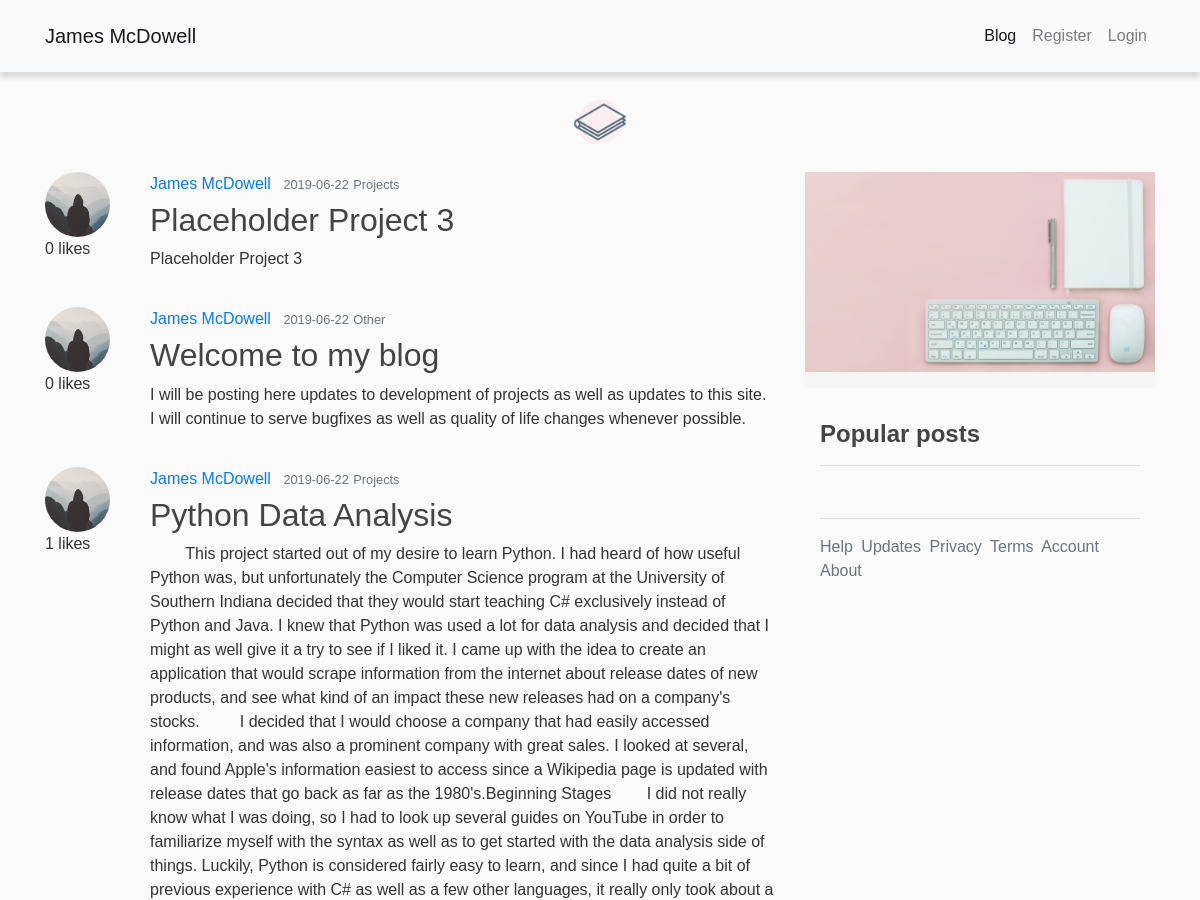
Before: /blog/recent (upper part) with the older database file.
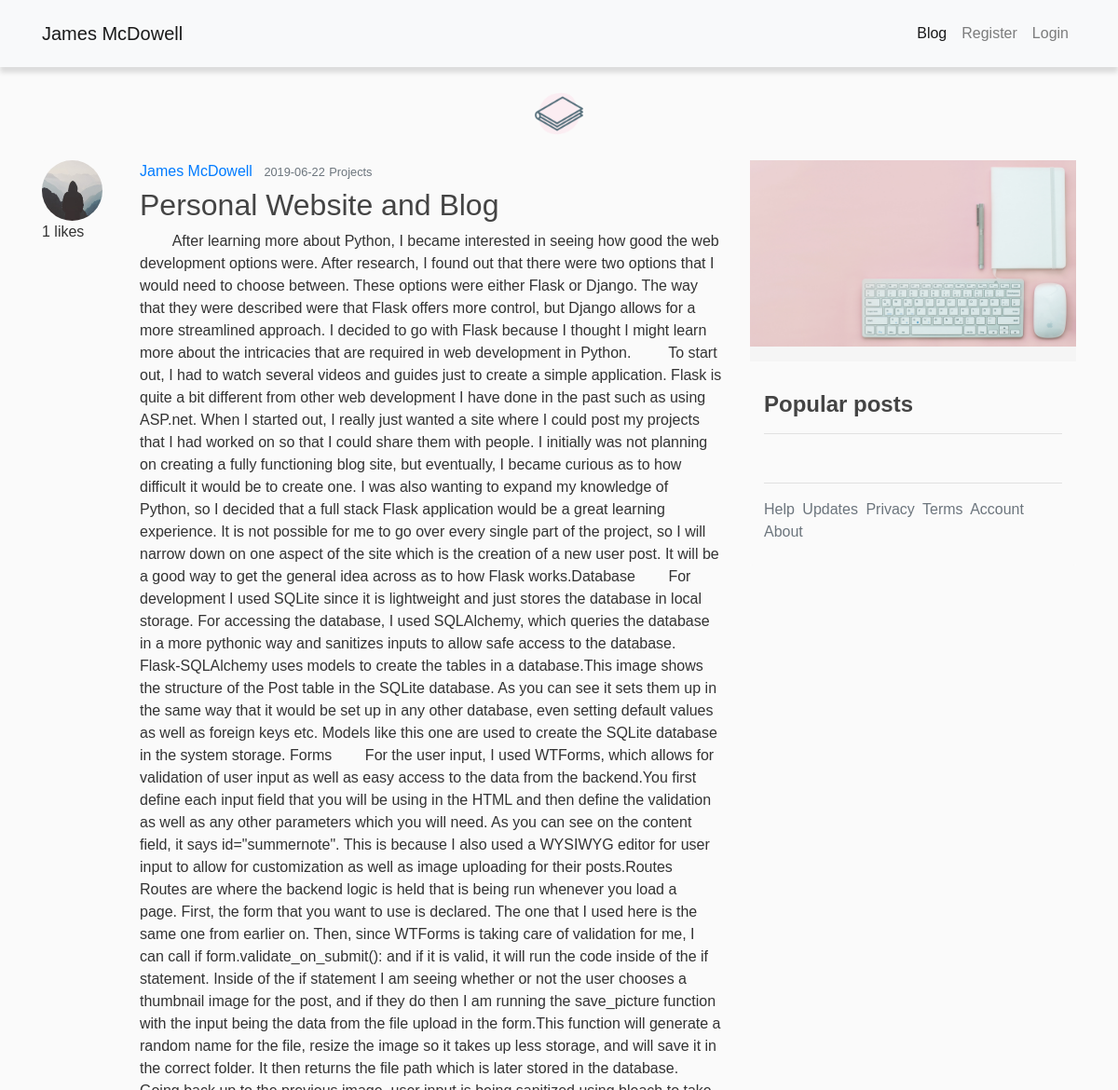
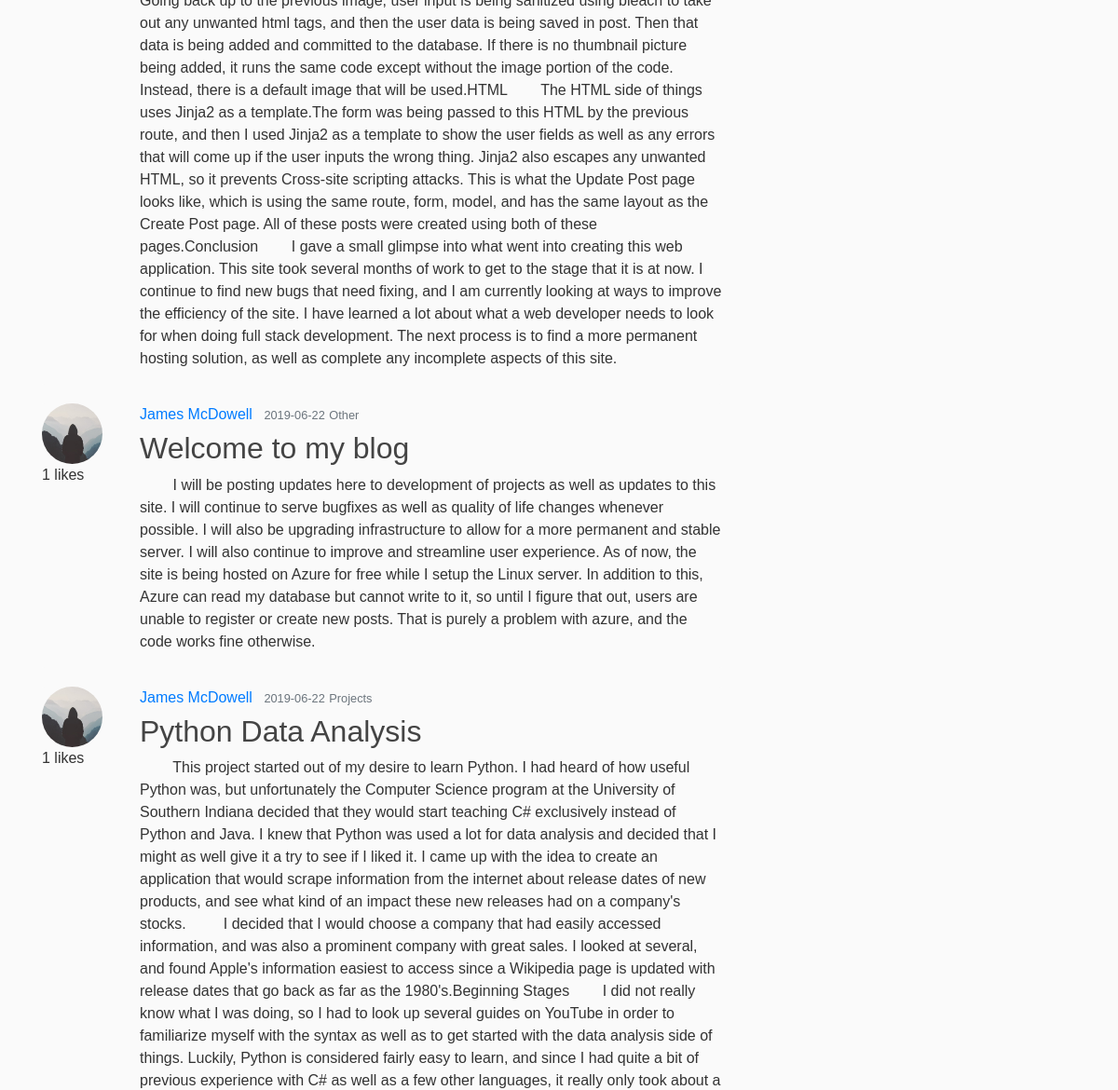
After: the same page with the newer database file (2 pictures, top to bottom).
### flaskblog/models.py (models this page shows, shortened)
class Post(db.Model):
    id = db.Column(db.Integer, primary_key=True)
    title = db.Column(db.String(100), nullable=False)
    date_posted = db.Column(db.DateTime, nullable=False, default=datetime.utcnow)
    content = db.Column(db.Text, nullable=False)
    image_file = db.Column(db.String(20), nullable=False, default='default.jpg')
    user_id = db.Column(db.Integer, db.ForeignKey('user.id'), nullable=False)
    likes = db.relationship('PostLike', backref='post', lazy='dynamic')
    cat_id = db.Column(db.Integer, db.ForeignKey('cat.id'), nullable=False)

class User(UserMixin, db.Model):
    id = db.Column(db.Integer, primary_key=True)
    username = db.Column(db.String(20), unique=True, nullable=False)
    email = db.Column(db.String(120), unique=True, nullable=False)
    image_file = db.Column(db.String(20), nullable=False, default='default.jpg')
    password = db.Column(db.String(60), nullable=False)
    posts = db.relationship('Post', backref='author', lazy=True)
    liked = db.relationship(
        'PostLike',
        foreign_keys='PostLike.user_id',
        backref='user', lazy='dynamic')

class Cat(db.Model):
    id = db.Column(db.Integer, primary_key=True)
    title = db.Column(db.String(30), nullable=False)
    posts = db.relationship('Post', backref='categ', lazy=True)
    category_image = db.Column(db.String(20), nullable=False, default='other.jpg')

### flaskblog/main/routes.py (the view)
@main.route('/blog/recent')
def blogs():
    page = request.args.get('page', 1, type=int)
    posts = Post.query.order_by(Post.date_posted.desc()).paginate(page=page, per_page=5)
    return render_template('blogs.html', posts=posts)

### flaskblog/templates/blogs.html (shortened to what this page needs)
{% extends "layout.html" %}
{% block content %}
    {% for post in posts.items %}
        <article class="media content-section">
          <ul class="list-unstyled mr-4">
            <li>
                <a href="{{ url_for('users.user_profile', username=post.author.username) }}"><img class="rounded-circle article-img" src="{{ url_for('static', filename='profile_pics/' + post.author.image_file) }}"></a>
            </li>
            <li>
                {% if current_user.is_authenticated %}
                    {% if current_user.has_liked_post(post) %}
                        <a href="{{ url_for('posts.like_action', post_id=post.id, action='unlike') }}">Unlike</a>
                      {% else %}
                        <a href="{{ url_for('posts.like_action', post_id=post.id, action='like') }}">Like</a>
                      {% endif %}
                    {{ post.likes.count() }} likes
                {% else %}
                    {{ post.likes.count() }} likes
                {% endif %}
            </li>
          </ul>
          <div class="media-body">
            <div class="article-metadata">
              <a class="mr-2" href="{{ url_for('users.user_posts', username=post.author.username) }}">{{ post.author.username }}</a>
              <small class="text-muted">{{ post.date_posted.strftime('%Y-%m-%d') }}</small>
              <small class="text-muted">{{ post.categ.title }}</small>
            </div>
            <h2><a class="article-title" href="{{ url_for('posts.post', post_id=post.id) }}">{{ post.title }}</a></h2>
            <p class="article-content">{{ post.content|striptags }}</p>
          </div>
        </article>
    {% endfor %}
{% endblock content %}

Changed rows visible on the page:
changed Post: likes.count "0" → "1"; title "Placeholder Project 3" → "Personal Website and Blog"; content "Placeholder Project 3" → "After learning more about Python, I became interested in seeing how good the web development options were. After research, I found out that there were two options that I would need to choose between. These options were either Flask or Django. The way that they were described were that Flask offers more control, but Django allows for a more streamlined approach. I decided to go with Flask because I thought I might learn more about the intricacies that are required in web development in Python. To start out, I had to watch several videos and guides just to create a simple application. Flask is quite a bit different from other web development I have done in the past such as using ASP.net. When…"
changed Post "Welcome to my blog": likes.count "0" → "1"; content "I will be posting here updates to development of projects as well as updates to this site. I will continue to serve bugfixes as well as quality of life changes whenever possible." → "I will be posting updates here to development of projects as well as updates to this site. I will continue to serve bugfixes as well as quality of life changes whenever possible. I will also be upgrading infrastructure to allow for a more permanent and stable server. I will also continue to improve and streamline user experience. As of now, the site is being hosted on Azure for free while I setup the Linux server. In addition to this, Azure can read my database but cannot write to it, so until I figure that out, users are unable to register or create new posts. That is purely a problem with azure, and the code works fine otherwise."
